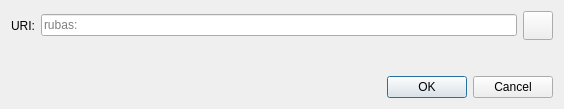
<?xml version="1.0" encoding="UTF-8"?>
<ui version="4.0">
 <class>OpenURIDialog</class>
 <widget class="QDialog" name="OpenURIDialog">
  <property name="geometry">
   <rect>
    <x>0</x>
    <y>0</y>
    <width>564</width>
    <height>109</height>
   </rect>
  </property>
  <property name="windowTitle">
   <string>Open URI</string>
  </property>
  <layout class="QVBoxLayout" name="verticalLayout">
   <item>
    <layout class="QHBoxLayout" name="horizontalLayout">
     <item>
      <widget class="QLabel" name="label">
       <property name="text">
        <string>URI:</string>
       </property>
      </widget>
     </item>
     <item>
      <widget class="QValidatedLineEdit" name="uriEdit">
       <property name="placeholderText">
        <string notr="true">rubas:</string>
       </property>
      </widget>
     </item>
     <item>
      <widget class="QToolButton" name="pasteButton">
       <property name="toolTip">
        <string extracomment="Tooltip text for button that allows you to paste an address that is in your clipboard.">Paste address from clipboard</string>
       </property>
       <property name="text">
        <string/>
       </property>
       <property name="iconSize">
        <size>
         <width>22</width>
         <height>22</height>
        </size>
       </property>
      </widget>
     </item>
    </layout>
   </item>
   <item>
    <spacer name="verticalSpacer">
     <property name="orientation">
      <enum>Qt::Vertical</enum>
     </property>
     <property name="sizeHint" stdset="0">
      <size>
       <width>20</width>
       <height>40</height>
      </size>
     </property>
    </spacer>
   </item>
   <item>
    <widget class="QDialogButtonBox" name="buttonBox">
     <property name="orientation">
      <enum>Qt::Horizontal</enum>
     </property>
     <property name="standardButtons">
      <set>QDialogButtonBox::Cancel|QDialogButtonBox::Ok</set>
     </property>
    </widget>
   </item>
  </layout>
 </widget>
 <customwidgets>
  <customwidget>
   <class>QValidatedLineEdit</class>
   <extends>QLineEdit</extends>
   <header>qt/qvalidatedlineedit.h</header>
  </customwidget>
 </customwidgets>
 <resources>
  <include location="../rubas.qrc"/>
 </resources>
 <connections>
  <connection>
   <sender>buttonBox</sender>
   <signal>accepted()</signal>
   <receiver>OpenURIDialog</receiver>
   <slot>accept()</slot>
   <hints>
    <hint type="sourcelabel">
     <x>248</x>
     <y>254</y>
    </hint>
    <hint type="destinationlabel">
     <x>157</x>
     <y>274</y>
    </hint>
   </hints>
  </connection>
  <connection>
   <sender>buttonBox</sender>
   <signal>rejected()</signal>
   <receiver>OpenURIDialog</receiver>
   <slot>reject()</slot>
   <hints>
    <hint type="sourcelabel">
     <x>316</x>
     <y>260</y>
    </hint>
    <hint type="destinationlabel">
     <x>286</x>
     <y>274</y>
    </hint>
   </hints>
  </connection>
 </connections>
</ui>
